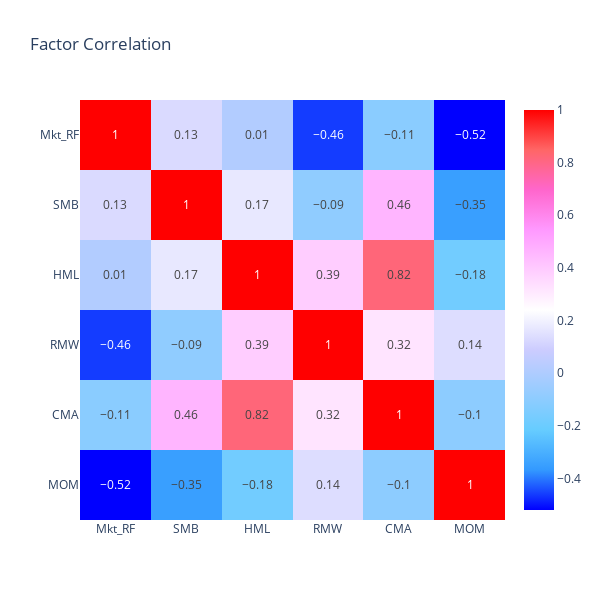

Notebook code cell kept with this figure:
### Code cell
w, h = 600, 600

px.imshow(tmp.T.drop("Dispersion", axis=1).corr().round(2), title="Factor Correlation", text_auto=True, color_continuous_scale="Picnic", aspect="auto", width=w, height=h)

### Figure 1 — Plotly figure (JSON) as saved in the notebook; plotly's stock layout.template omitted (floating-point values rounded to 4 significant figures)
{"data": [{"coloraxis": "coloraxis", "hovertemplate": "x: %{x}<br>y: %{y}<br>color: %{z}<extra></extra>", "name": "0", "texttemplate": "%{z}", "type": "heatmap", "x": ["Mkt_RF", "SMB", "HML", "RMW", "CMA", "MOM"], "xaxis": "x", "y": ["Mkt_RF", "SMB", "HML", "RMW", "CMA", "MOM"], "yaxis": "y", "z": [[1, 0.13, 0.01, -0.46, -0.11, -0.52], [0.13, 1, 0.17, -0.09, 0.46, -0.35], [0.01, 0.17, 1, 0.39, 0.82, -0.18], [-0.46, -0.09, 0.39, 1, 0.32, 0.14], [-0.11, 0.46, 0.82, 0.32, 1, -0.1], [-0.52, -0.35, -0.18, 0.14, -0.1, 1]]}], "layout": {"coloraxis": {"colorscale": [[0, "rgb(0,0,255)"], [0.1, "rgb(51,153,255)"], [0.2, "rgb(102,204,255)"], [0.3, "rgb(153,204,255)"], [0.4, "rgb(204,204,255)"], [0.5, "rgb(255,255,255)"], [0.6, "rgb(255,204,255)"], [0.7, "rgb(255,153,255)"], [0.8, "rgb(255,102,204)"], [0.9, "rgb(255,102,102)"], [1, "rgb(255,0,0)"]]}, "height": 600, "title": {"text": "Factor Correlation"}, "width": 600, "xaxis": {"anchor": "y", "domain": [0, 1]}, "yaxis": {"anchor": "x", "autorange": "reversed", "domain": [0, 1]}}}
